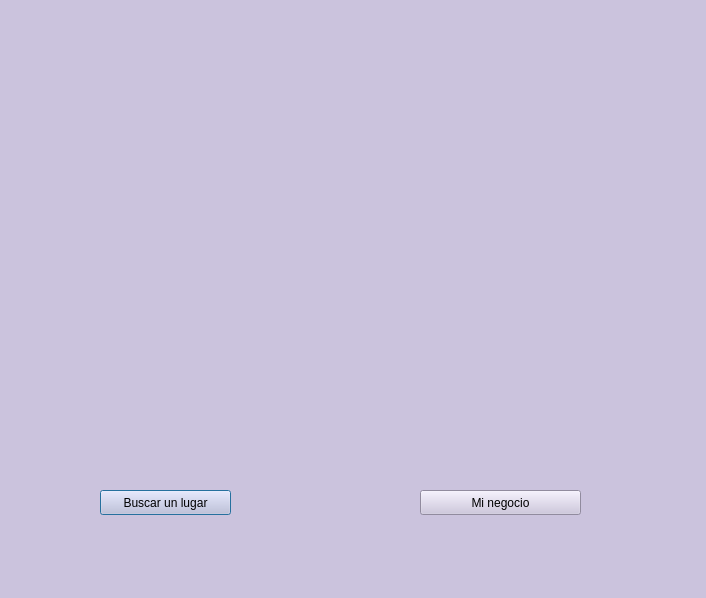
<?xml version="1.0" encoding="UTF-8"?>
<ui version="4.0">
 <class>PaginaPrincipal</class>
 <widget class="QDialog" name="PaginaPrincipal">
  <property name="geometry">
   <rect>
    <x>0</x>
    <y>0</y>
    <width>706</width>
    <height>598</height>
   </rect>
  </property>
  <property name="windowTitle">
   <string>Dialog</string>
  </property>
  <property name="styleSheet">
   <string notr="true">background-color: rgb(203, 195, 221);</string>
  </property>
  <widget class="QLabel" name="label_7">
   <property name="geometry">
    <rect>
     <x>100</x>
     <y>10</y>
     <width>511</width>
     <height>151</height>
    </rect>
   </property>
   <property name="text">
    <string/>
   </property>
   <property name="pixmap">
    <pixmap>../Pictures/logojalisco.png</pixmap>
   </property>
  </widget>
  <widget class="QLabel" name="label">
   <property name="geometry">
    <rect>
     <x>60</x>
     <y>220</y>
     <width>221</width>
     <height>231</height>
    </rect>
   </property>
   <property name="text">
    <string/>
   </property>
   <property name="pixmap">
    <pixmap>../Pictures/lupa.png</pixmap>
   </property>
  </widget>
  <widget class="QLabel" name="label_2">
   <property name="geometry">
    <rect>
     <x>390</x>
     <y>240</y>
     <width>211</width>
     <height>201</height>
    </rect>
   </property>
   <property name="text">
    <string/>
   </property>
   <property name="pixmap">
    <pixmap>../Pictures/tienda.png</pixmap>
   </property>
  </widget>
  <widget class="QPushButton" name="pushButton_usuario">
   <property name="geometry">
    <rect>
     <x>100</x>
     <y>490</y>
     <width>131</width>
     <height>25</height>
    </rect>
   </property>
   <property name="text">
    <string>Buscar un lugar</string>
   </property>
  </widget>
  <widget class="QPushButton" name="pushButton_negocio">
   <property name="geometry">
    <rect>
     <x>420</x>
     <y>490</y>
     <width>161</width>
     <height>25</height>
    </rect>
   </property>
   <property name="text">
    <string>Mi negocio</string>
   </property>
  </widget>
 </widget>
 <resources/>
 <connections/>
</ui>
